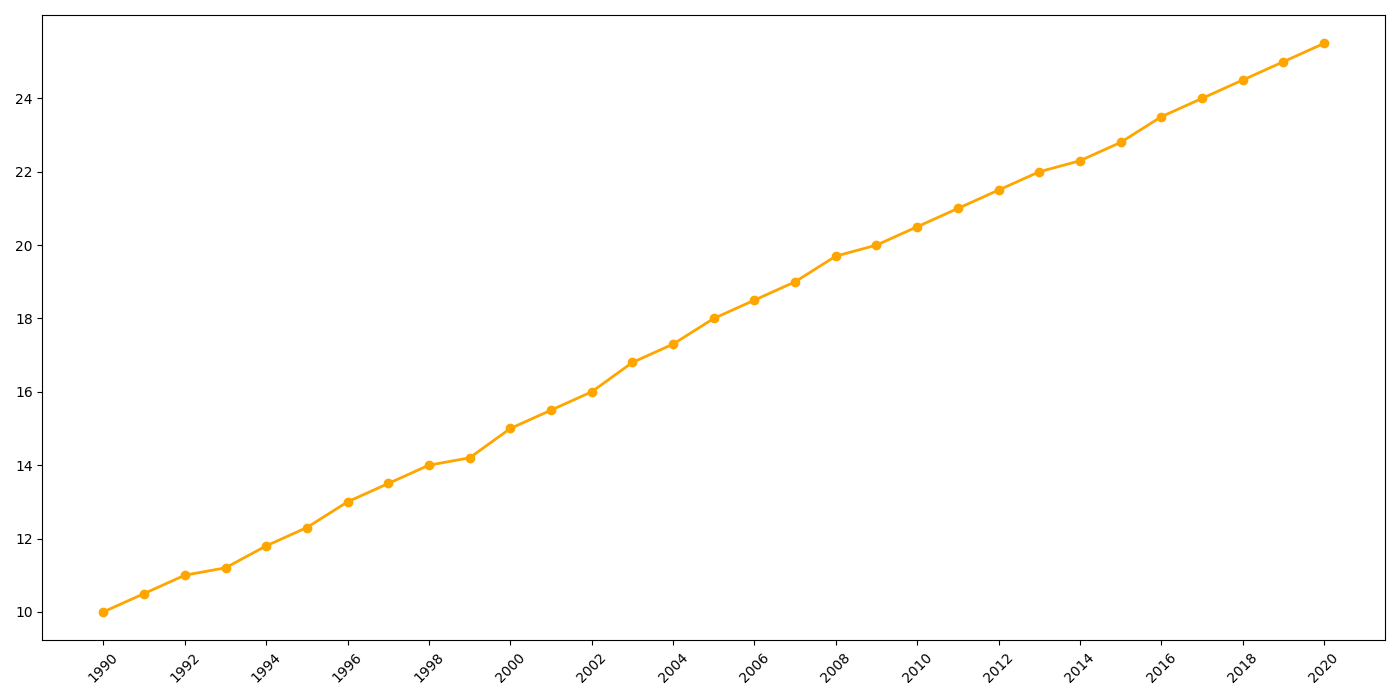

Python code for this plot:
import matplotlib.pyplot as plt
import numpy as np

years = np.arange(1990, 2021)

ice_cream_sales = np.array([
    10, 10.5, 11, 11.2, 11.8, 12.3, 13, 13.5, 14, 14.2, 
    15, 15.5, 16, 16.8, 17.3, 18, 18.5, 19, 19.7, 20, 
    20.5, 21, 21.5, 22, 22.3, 22.8, 23.5, 24, 24.5, 25, 
    25.5
])

plt.figure(figsize=(14, 7))
plt.plot(years, ice_cream_sales, color='orange', marker='o', linestyle='-', linewidth=2, markersize=6)

highlight_indices = [0, 10, 20, 30]
for i in highlight_indices:
    plt.annotate(
        '',
        (years[i], ice_cream_sales[i]),
        textcoords="offset points",
        xytext=(-5, 10),
        ha='center',
        fontsize=10,
        color='blue'
    )

plt.xticks(years[::2], rotation=45)
plt.yticks(np.arange(10, 26, 2))

plt.tight_layout()
plt.show()
